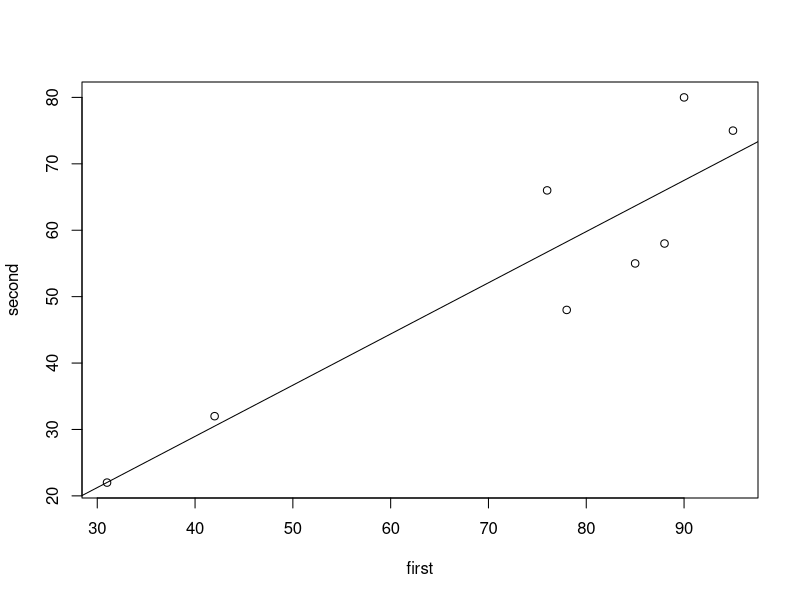
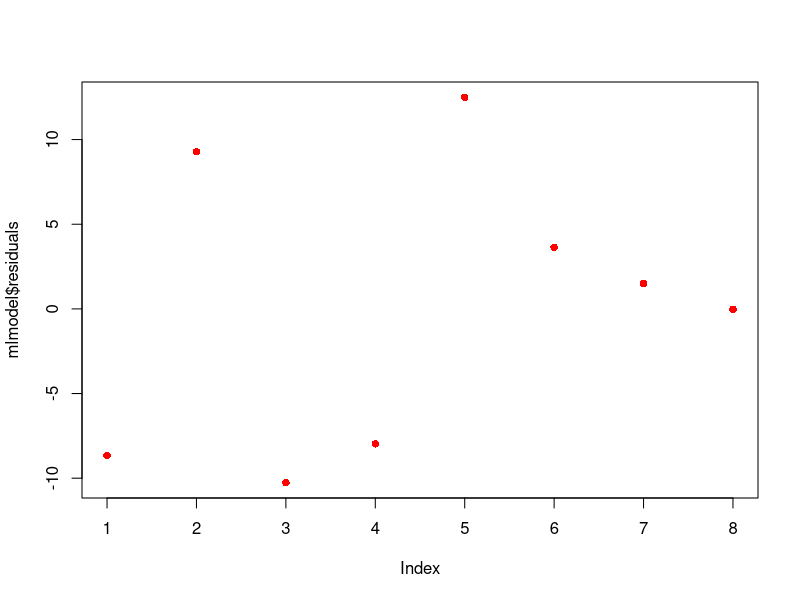
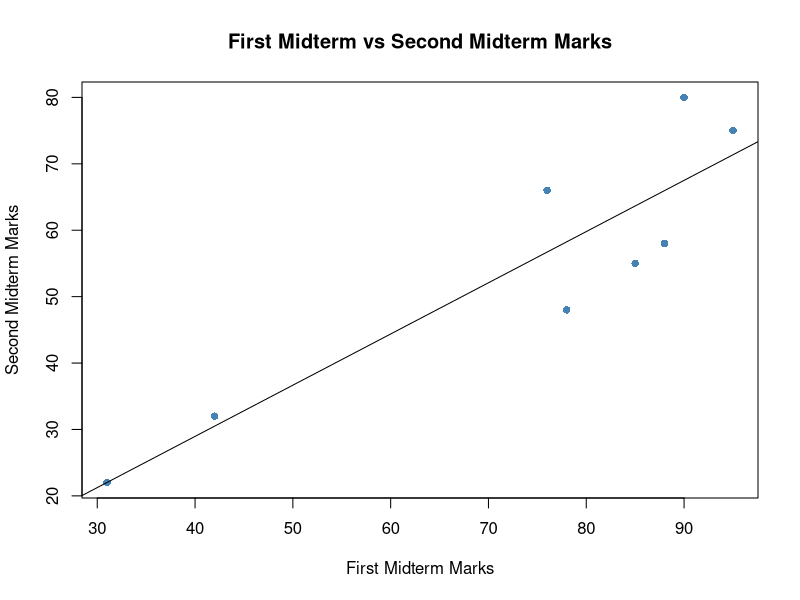
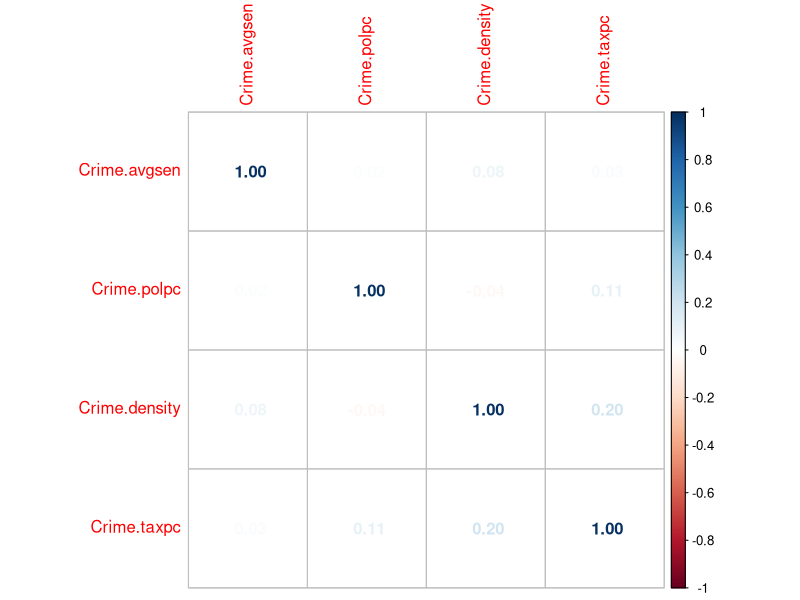

These figures' R source, in order:
## ---- chunk 1
# Set R variables `first` and `second`
first <- c(85,76,78,88,90,95,42,31)
first
second <- c(55,66,48,58,80,75,32,22)
second

# Then check the correlation between `first` and `second`
# There seems to be a strong correlation between the two variables
cor(first, second)

# Perform the least square regression using lm ()
mlmodel <- lm(second ~ first)
summary(mlmodel)

# Use abline() to show the simple linear model created
plot(first, second)
abline(mlmodel)

# Does the assumption of a linear relationship appear to be reasonable in this case?

# The R-squared is 0.8222, and the Adjusted R-squared is 0.7926
# The model seems to fit the data relatively well by this aspect.

# The p-value here is small at 0.00189
# It's much less than the significance level (usually 0.05)
# The model fits the data well

# Let's plot the residuals if they look random
plot(mlmodel$residuals, pch = 16, col = "red")

# The plot shows pretty random residuals, which is good

# A linear relationship is reasonable in this case.

## ---- chunk 2
# Plot the second midterm as a function of the first midterm in a scatterplot
# Add the least-square regression line
plot(first, second,
     pch = 16,
     col = "steelblue",
     xlab = "First Midterm Marks",
     ylab = "Second Midterm Marks",
     main = "First Midterm vs Second Midterm Marks")

abline(mlmodel)

## ---- chunk 3
# Using the result of the `mlmodel` linear model before
summary(mlmodel)

# It tells us the least square estimated from the fitting model
# Y-intercept = -1.8780, slope = 0.7710 with x=88
p_second = -1.8780 + 0.7710 * 88
p_second

## ---- chunk 4
# or install.packages("plm")
library(plm) 
data(Crime)

## ---- chunk 5
# Display the first 10 rows of 'Crime' data
head(Crime, 10)

# Display the names of all the variables of 'Crime' data
attributes(Crime)$names
# Or use str()
str(Crime)

# Display a descriptive summary of each variable of 'Crime' data
summary(Crime)

## ---- chunk 6
# Omit the missing values in `taxpc`
Crime$taxpc <- na.omit(Crime$taxpc)

# Calculate the mean, variance, standard deviation of taxpc, na.rm=T
mean_taxpc <- mean(Crime$taxpc, na.rm=T)
mean_taxpc

var_taxpc <- var(Crime$taxpc, na.rm=T)
var_taxpc

sd_taxpc <- sd(Crime$taxpc, na.rm=T)
sd_taxpc

## ---- chunk 7
# Build `firstTxmodel` using `ldensity`,`smsa`to predict taxpc
# It's a multiple linear regression model 
# We want a model like this: taxpc = b0 + b1*ldensity + b2*smsa
firstTxmodel <- lm(taxpc ~ ldensity + smsa, data = Crime)
summary(firstTxmodel)

# Build `secondTxmodel` using `density`,`smsa`to predict taxpc
# It's a multiple linear regression model 
# We want a model like this: taxpc = b0 + b1*density + b2*smsa
secondTxmodel <- lm(taxpc ~ density + smsa, data = Crime)
summary(secondTxmodel)

# Compare the results of the two models & accuracy of the predictors:

# p-value:
# For `firstTxmodel`: p-value of Intercept, ldensity, smsa are really small
# That's a good sign, as they're all lower than the significant p-value(0.05)
# For `secondTxmodel`: p-value of Intercept, smsa are really small
# However, p-value of density is greater than the significant p-value(0.05)
# There's 66% chance the predictor `Density` is not meaningful for the regression
# `ldensity` is more meaningful as a predictor for `taxpc`

# R-squared and Adjusted R-squared:
# R-squared tends to increase when more variables are added to the model
# For that reason, we use the Adjusted R-squared in this case
# For `firstTxmodel`: Adjusted R-squared is 0.08578
# For `secondTxmodel`: Adjusted R-squared is 0.06305
# Both models have alertly low Adjusted R-squared
# If we have to pick, `firstTxmodel` might do a better work at predicting `taxpc`

# Residual Standard Error (RSE) or sigma:
# The lower the sigma the better, there will be less error of the prediction.
# For `firstTxmodel`: RSE is 10.95
# For `secondTxmodel`: RSE is 11.09
# There's less error of prediction in `firstTxmodel` compared to `secondTxmodel`

# Overall, the `firstTxmodel` linear regression model with `ldensity` fits better with our data.
# The Adjusted R-squared of both models are quite low, at max 0.08578 for `firstTxmodel`
# It means only 8.58% of the observed variation can be explained by the `firstTxmodel` model's inputs.

## ---- chunk 8
# Check the encoding of the categorical variable `smsa`
contrasts(Crime$smsa)

# Use the `secondTxmodel` with density=2.4 to find the predicted `taxpc`
# Recall: Y-intercept=29.5615, slope(density)=-0.2345, slope(smsayes)=11.2808
# taxpc = b0 + b1*density + b2*smsa, when smsa="yes"
p_taxpc_yes = 29.5615 + (-0.2345)*2.4 + 11.2808*1
p_taxpc_yes

# Try also when smsa="no"
p_taxpc_no = 29.5615 + (-0.2345)*2.4 + 11.2808*0
p_taxpc_no

# Compare the result with predict()
predp_taxpc_yes <- predict(secondTxmodel, list(density=2.4, smsa="yes"))
predp_taxpc_yes

# Try also predict() when smsa="no"
predp_taxpc_no <- predict(secondTxmodel, list(density=2.4, smsa="no"))
predp_taxpc_no

# The results using two methods are really close.

## ---- chunk 9
# Find Pearson correlation between `density` and `taxpc`
# use = "complete.obs" to discard the entire row if an NA is present
cor(Crime$density, Crime$taxpc, method = "pearson", use = "complete.obs")

# Find Pearson correlation between `density` and `polpc`
# use = "complete.obs" to discard the entire row if an NA is present
cor(Crime$density, Crime$polpc, method = "pearson", use = "complete.obs")

# Conclusion:
## The pearson correlation coefficient between `density` and `taxpc` is 0.1997634
## It shows a weak positive linear correlation between `density` and `taxpc`
## When the people per square mile increase, the tax per person increases as well and vice versa.

## The pearson correlation coefficient between `density` and `polpc` is -0.03969574
## It shows a really weak negative linear correlation between `density` and `polpc`
## When the people per square mile increase, the number police per person decreases.

## ---- chunk 10
# Load the corrplot package and attach the Crime dataset
library(corrplot)
attach(Crime)

# Create a new data frame for variables: `avgsen`, `polpc`, `density`, `taxpc`
df = data.frame(Crime$avgsen, Crime$polpc, Crime$density, Crime$taxpc)

# Find the correlation of df and make a corrplot, use = "complete.obs"
cor_df = cor(df, use = "complete.obs")
corrplot(cor_df, method = 'number')

# Conclusion from correlation matrix:

## Weak linear correlations between `avgsen`, `polpc`, `density`, `taxpc`
## The colors are really light, and almost invisible between the pairs:
### `avgsen` vs `polpc`, `avgsen` vs `taxpc` (positive, very weak linear relationship)

## Somewhat stronger, positive linear relationship between those pairs:
### `density` vs `taxpc`, `polpc` vs `taxpc`, `avgsen` vs `density`

## Very weak (almost zero), negative linear correlation between:
### `density` vs `polpc`

## Overall, an increase in each of those variables comes with a small increase in the rest with one exception.
## An increase in the number of people per square correlates with a very, very small drop in the number of police per person.
